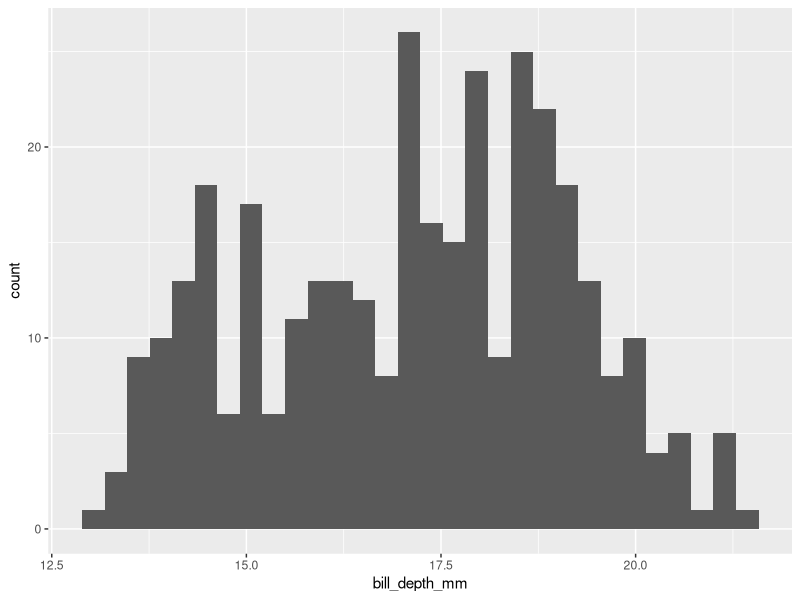
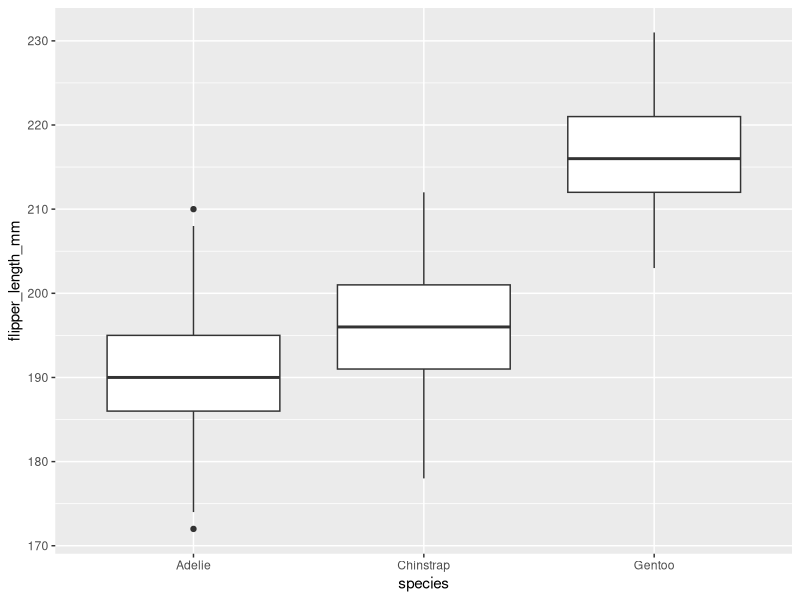
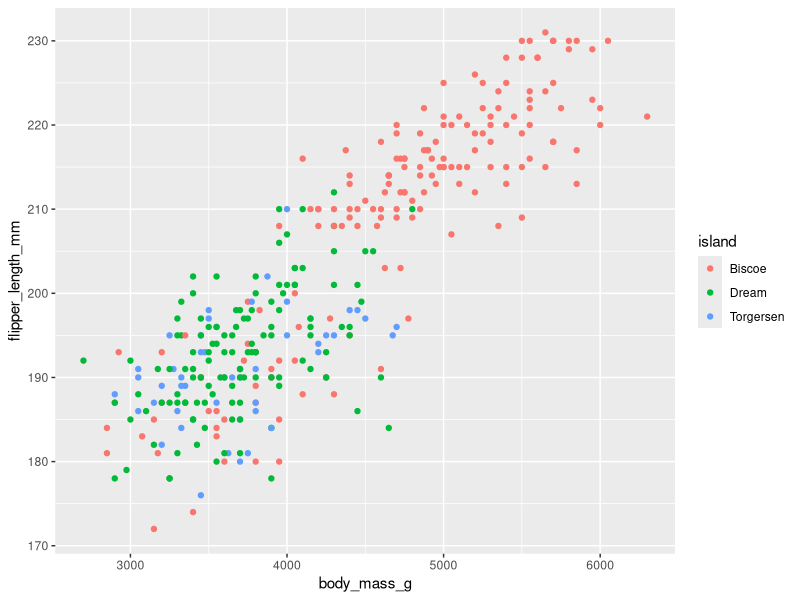
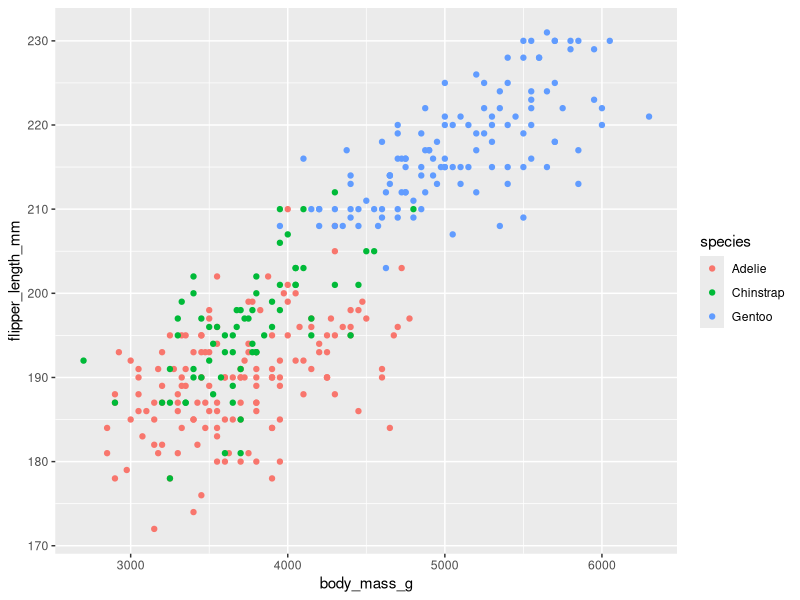

These charts were generated, in order, by the following R code: (Note: this script raises an error after producing the figures.)
library(palmerpenguins)
library(ggplot2)

# Edit code to match figures -------------------------------------------------
# At the end of the guided notes for the second video you'll find three figures.
# Edit the following code so the outputs match the figures in the notes.

# Figure 1
ggplot(penguins, aes(bill_depth_mm)) +
  geom_histogram()

# Figure 2
ggplot(penguins, aes(species, flipper_length_mm)) +
  geom_boxplot()

# Figure 3
ggplot(penguins, aes(body_mass_g, flipper_length_mm, color = island)) +
  geom_point()









library(palmerpenguins)
library(ggplot2)

#Scales customize the expression of mapping

#Manually overide default values
ggplot(penguins, aes(x = body_mass_g,
                     y = flipper_length_mm,
                     color = species)) +
  geom_point()

#use a colorblind-friendly palette instead
okabe_ito <- c("#E69f00", "#56B4e9","#009e73", "#F0E442","#0072B2")
ggplot(penguins, aes(x = body_mass_g,
                     y = flipper_length_mm,
                     color = species)) +
  geom_point()+
  scale_color_manual(values =  )
